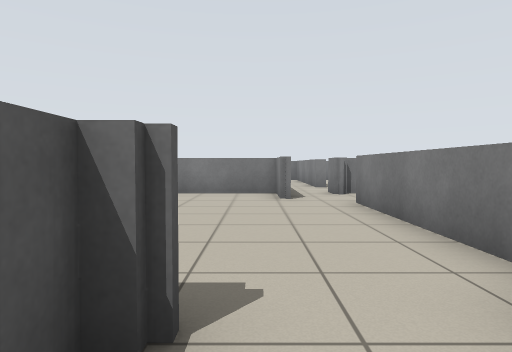
view 1 (above)

19 first-person views from a walk through a Stage world. The camera is 0.82 m above the floor, tilts 2° down and sees 75° across. The lines on the ground mark 1 m squares. The floor is counted in squares, 1 m on a side. Each view is taken from the middle of a square. On the plan, view 1 faces up. The plan holds only what a view shows up to about 11 squares ahead; the rest is blank. The robots in the file are not drawn.

view 2
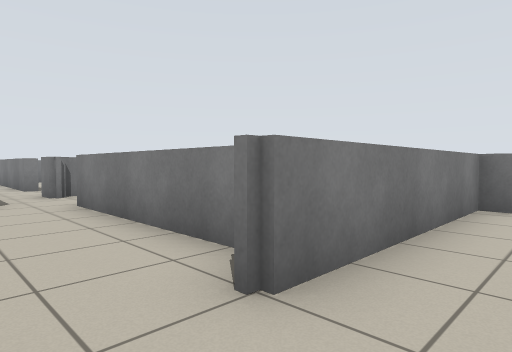

view 3
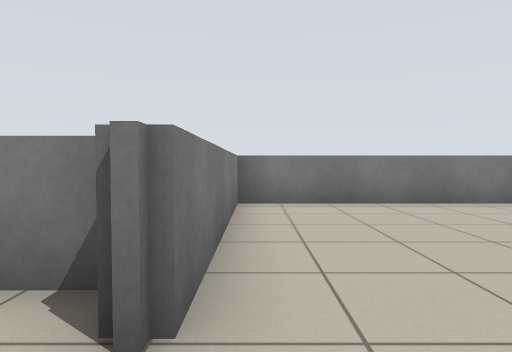

view 4
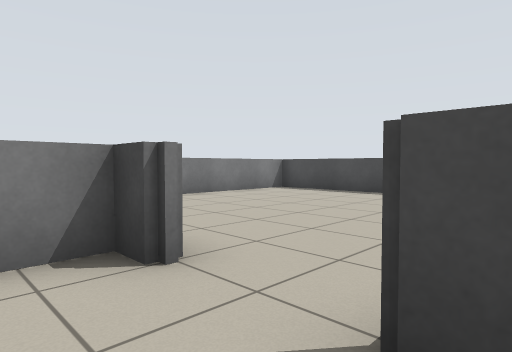

view 5
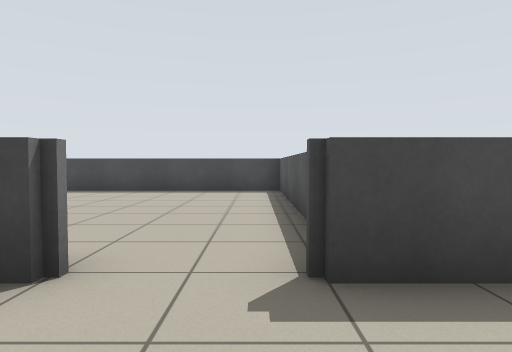

view 6
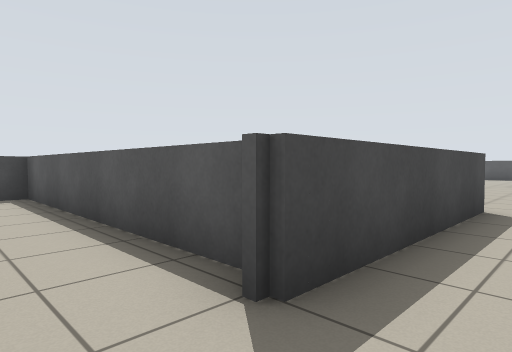

view 7
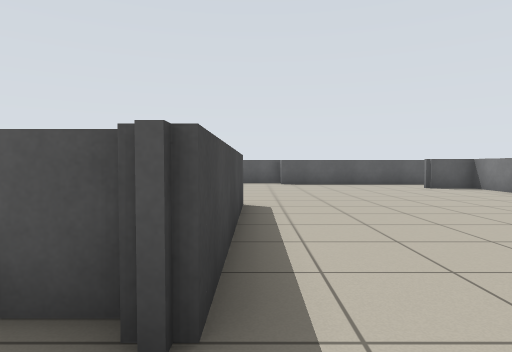

view 8
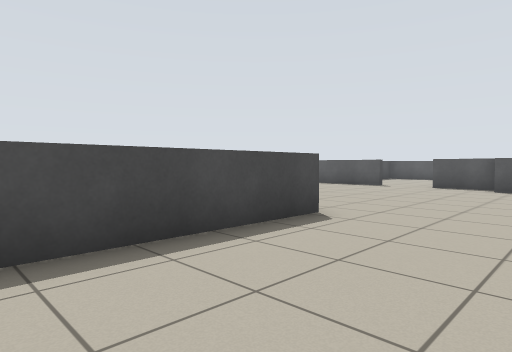

view 9
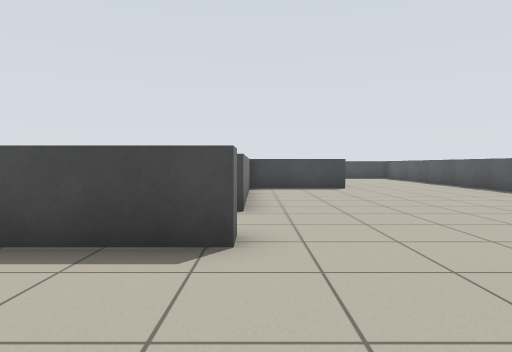

view 10
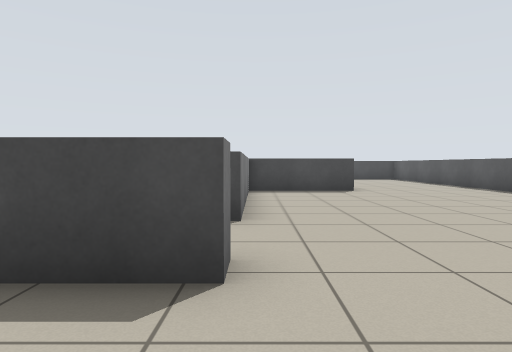

view 11
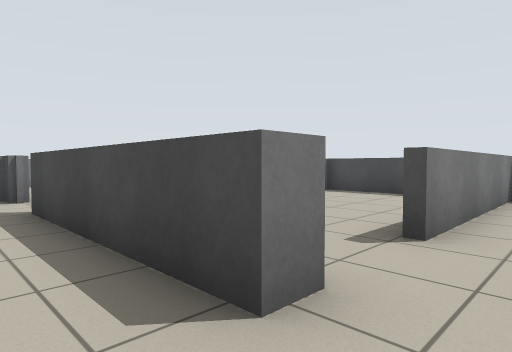

view 12
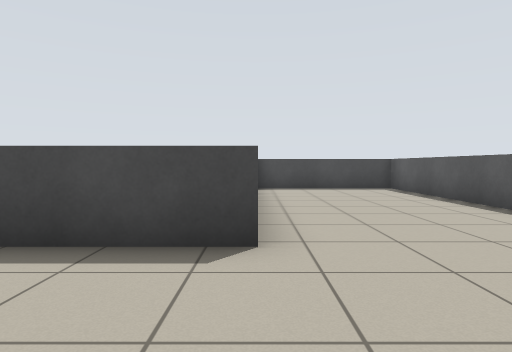

view 13
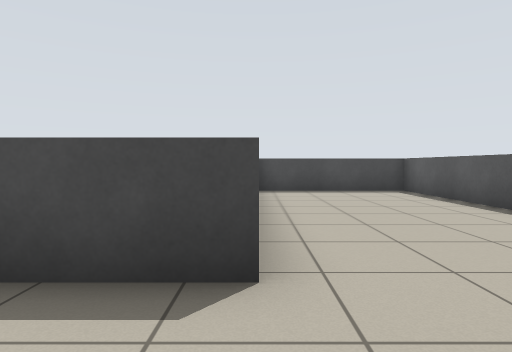

view 14
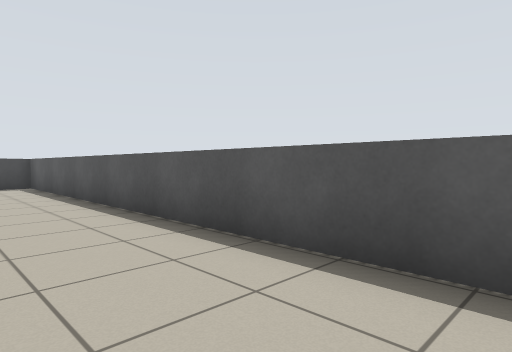

view 15
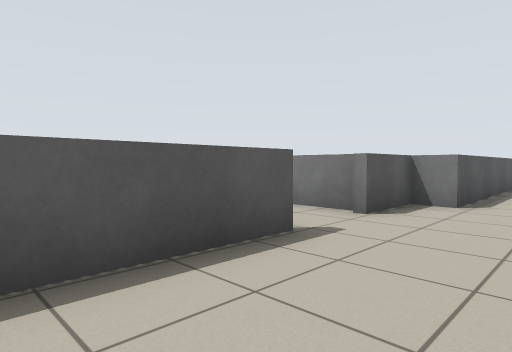

view 16
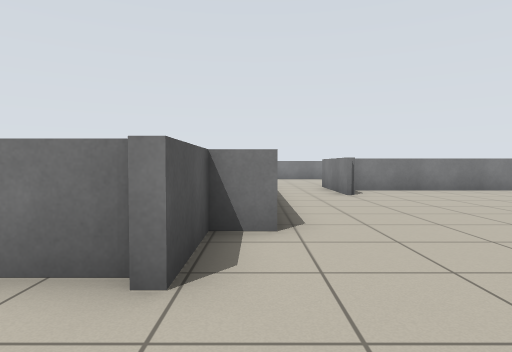

view 17
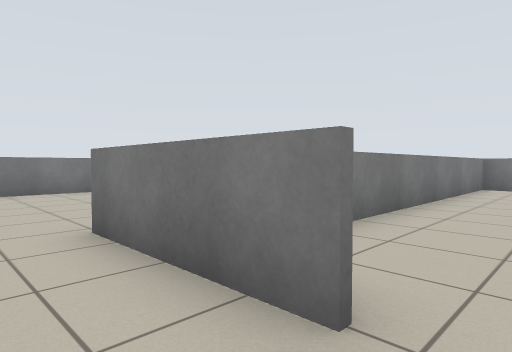

view 18
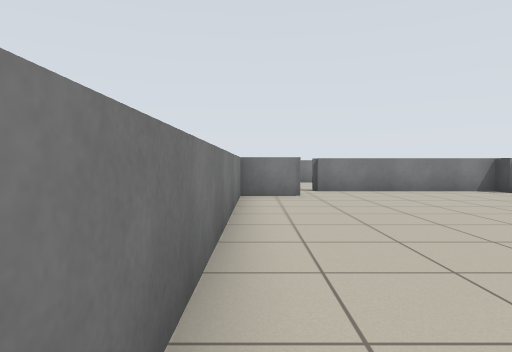

view 19
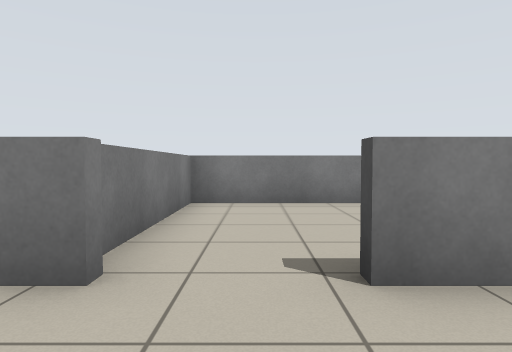

### Floor plan
Ten units are one square. View 1 is at (0, 0); x grows to the right and y downward. Boxes are objects, and circles mark ways between rooms. Rooms are numbered by the first view taken in them; rooms with no view inside come last. Other rooms are left out.
<svg viewBox="-145 -99 219 247">
<path fill="none" stroke="#000" d="M69 48 69 -14 14 -14M-7 -15 -7 63 59 63M-58 -11 -58 -17 -4 -17M-136 8 -136 143 -90 143M-91 63 -58 63 -58 8M-127 -75 -127 -31 -136 -31 -136 -11M21 -17 21 -72M6 -78 6 -94 -100 -94M-10 22 -10 -14 -51 -14M-35 63 -9 63"/>
<circle cx="5" cy="-20" r="3" fill="#2a7"/>
<circle cx="-60" cy="0" r="3" fill="#2a7"/>
<text x="30" y="20">1</text>
<text x="-80" y="0">2</text>
<text x="-30" y="30">3</text>
</svg>
Room 1 opens to room 2. Room 2 opens to room 3.

Where each view was taken, in squares from view 1:
view 1: 0 up, 0 right, facing up
view 2: 0 up, 0 right, facing up-right
view 3: 1 up, 0 right, facing right
view 4: 3 up, 1 left, facing down-right
view 5: 4 up, 0 right, facing down
view 6: 3 up, 1 right, facing down-left
view 7: 2 up, 1 right, facing left
view 8: 5 up, 1 left, facing down-left
view 9: 5 up, 6 left, facing down
view 10: 4 up, 6 left, facing down
view 11: 3 up, 7 left, facing down-right
view 12: 3 down, 9 left, facing down
view 13: 4 down, 9 left, facing down
view 14: 1 down, 11 left, facing down-left
view 15: 4 down, 11 left, facing up-left
view 16: 1 down, 13 left, facing up
view 17: 7 up, 12 left, facing up-right
view 18: 9 up, 8 left, facing right
view 19: 0 up, 8 left, facing right
